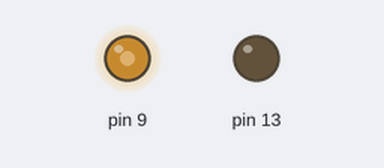
A sketch run on a simulated Arduino Mega 2560, built with avr-gcc and run on an emulated ATmega2560. On the bench: output pins drawn as LEDs (lit = HIGH). What the sketch prints to the serial monitor is not drawn.

Above: at 0.1 s.
Timing chart, 0 to 1.6 s (numbered marks = the images above):
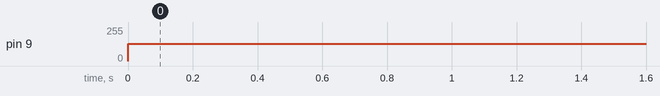

Measured:
- by itself, pin 9: 0/255 → 128/255 at 0.00 s

The sketch:

pcm_streaming.ino
```cpp
#include <avr/interrupt.h>
#include <avr/io.h>

#define SAMPLE_RATE        8000
// 버퍼 크기는 항상 2의 승수로 합니다.
#define BUFFER_SIZE        1024
// 버퍼 크기의 절반입니다.
#define BUFFER_SIZE_HALF   (BUFFER_SIZE >> 1)
// 8000Hz
#define TCNT_BASE          (0xFFFF - 2000 + 50)

volatile unsigned char soundBuffer[BUFFER_SIZE];

void setup()
{
  // 사운드 버퍼 초기 상태를 중립으로 지정합니다.
  for (int i = 0; i < BUFFER_SIZE; i++)
  {
    soundBuffer[i] = 128;
  }

  // LED
  pinMode(13, OUTPUT);

  // SP
  pinMode(9, OUTPUT);

  TCCR1B = TCCR1B & 0b11111000 | 0x01;

  // 샘플링 레이트 8000Hz입니다.
  TCCR3A = 0b00000000;
  TCCR3B = 0b00000001;
  TIMSK3 = 0b00000001;
  TCNT3 = TCNT_BASE;

  Serial.begin(115200);
  while (!Serial);
}

int currentSample;

volatile int nextLackPosition;
volatile char lack;

// 샘플링 레이트에 맞추어 타이머 인터럽트가 발생됩니다.
ISR(TIMER3_OVF_vect)
{
  TCNT3 = TCNT_BASE;

  // 사운드 버퍼의 적절한 위치에 있는 값으로 PWM 타이머를 설정합니다.
  analogWrite(9, soundBuffer[currentSample]);

  // 사운드 버퍼의 절반을 모두 사용했다면 다음 절반을 요청하기 위한 작업을 수행합니다.
  if (currentSample == nextLackPosition)
  {
    // 다음 요청 위치를 계산합니다.
    nextLackPosition += BUFFER_SIZE_HALF;
    nextLackPosition &= BUFFER_SIZE - 1;

    lack = 1;
  }

  // 샘플 카운트를 증가합니다.
  currentSample++;
  // 샘플 카운트를 버퍼 크기 안으로 유지합니다.
  currentSample &= BUFFER_SIZE - 1;
}

// 온 보드 LED 켜짐 상태 토글
volatile char ledStatus;
void toggle()
{
  ledStatus = !ledStatus;
  digitalWrite(13, ledStatus);
}

volatile unsigned char *sample, *sampleEnd;

// 메인 루프입니다.
void loop()
{
  // 사운드 버퍼 요청이 있다면
  if (lack)
  {
    // 이번에 쓸 사운드 버퍼의 시작 포인터와 끝 포인터(유효하지 않은 첫 번째 포인터)입니다.
    sample = &soundBuffer[nextLackPosition];
    sampleEnd = &soundBuffer[nextLackPosition + BUFFER_SIZE_HALF];

    // 호스트 시스템에 요청 패킷을 보냅니다.
    Serial.write(42);
    for (; sample != sampleEnd; sample++)
    {
      // 호스트 시스템에서 들어오는 패킷을 버퍼에 씁니다.
      while (Serial.available() < 1);
      *sample = Serial.read();
    }

    // 사운드 버퍼 요청을 초기화합니다.
    lack = 0;
  }
}
```
